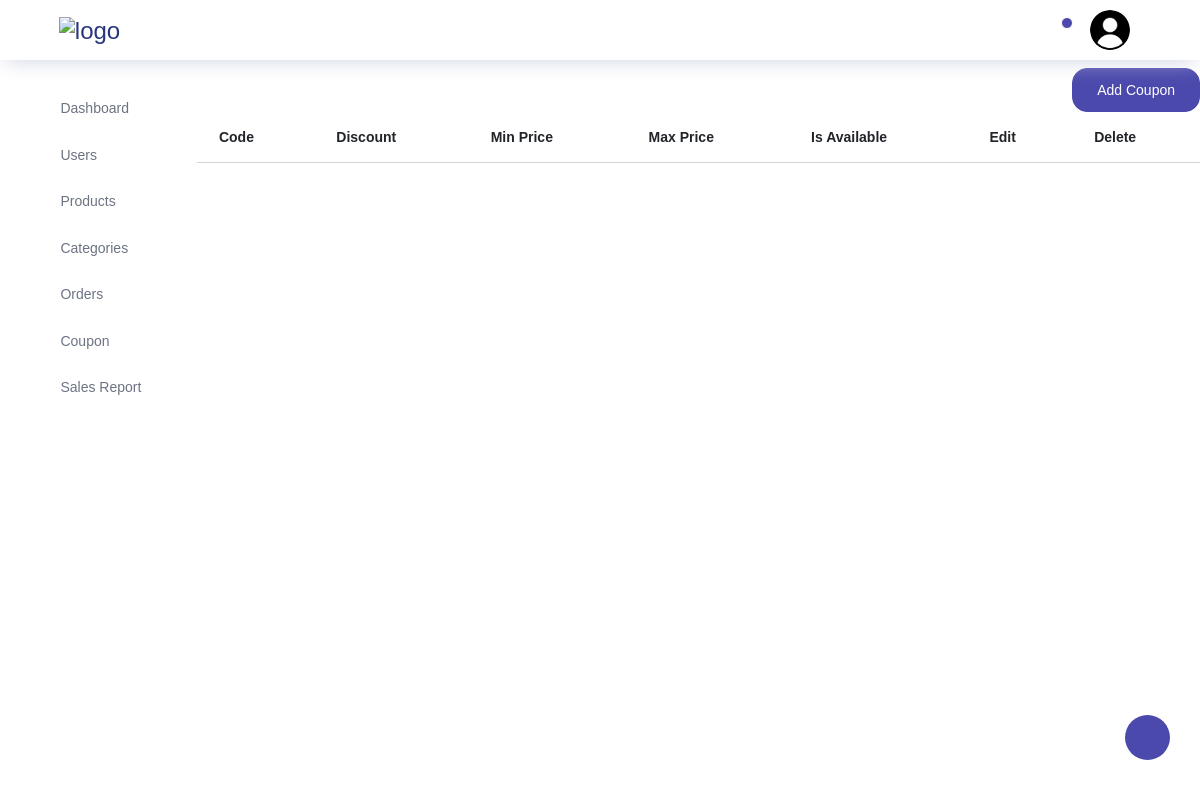
Before: /storeadmin/coupon/ with the older database file.
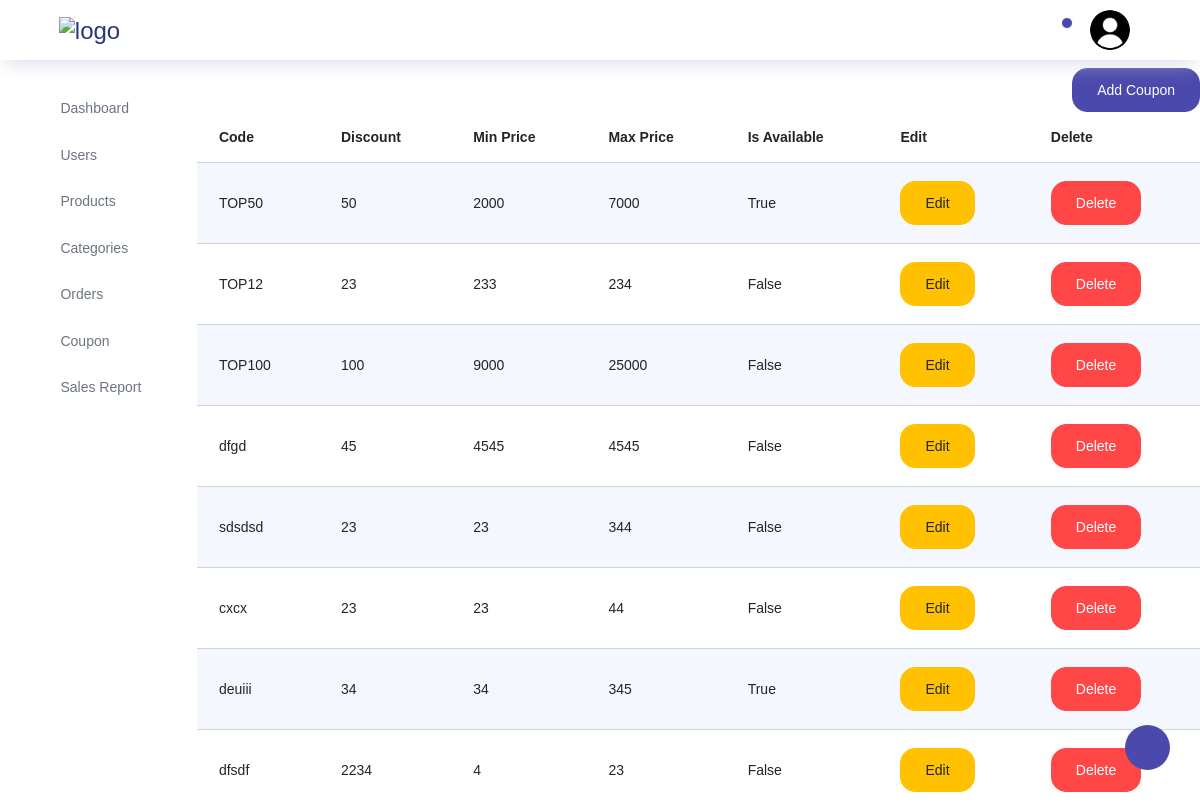
After: the same page with the newer database file.
### store/models.py (models this page shows)
class Coupon(models.Model):
    code=models.CharField(max_length=200,unique=True)
    discount_percentage=models.PositiveIntegerField()
    minprice=models.PositiveIntegerField()
    maxprice=models.PositiveIntegerField()
    isavailable=models.BooleanField(default=True)

### storeadmin/views.py (the view)
# urls.py: path("coupon/",views.coupon,name="coupon"),
def coupon(request):
    couponobjs=Coupon.objects.all()
    return render(request,"storeadmin/coupons/coupons.html",{"couponobjs":couponobjs})

### storeadmin/templates/storeadmin/coupons/coupons.html (shortened to what this page needs)
{% extends 'storeadmin/index.html' %}
{% block content %}
<div class="container">
    <div class="row justify-content-end">
      <a href="{% url 'addcoupon' %}">
        <button class="btn add-product-btn btn-primary mt-2">Add Coupon</button>
      </a>
    </div>
    <div class="row">
      <table class="table table-striped">
        <thead>
          <tr>
            <th>Code</th>
            <th>Discount</th>
            <th>Min Price</th>
            <th>Max Price</th>
            <th>Is Available</th>
            <th>Edit</th>
            <th>Delete</th>
          </tr>
        </thead>
        <tbody>
          {% for item in couponobjs %}
          <tr>
            <td>{{ item.code }}</td>
            <td>{{ item.discount_percentage }}</td>
            <td>{{ item.minprice }}</td>
            <td>{{ item.maxprice }}</td>
            <td>{{ item.isavailable }}</td>
            <td>
              <a href="">
                <button class="btn edit-btn btn-warning">Edit</button>
              </a>
            </td>
            <td>
              <button  type="button" class="btn delete-btn btn-danger" data-category-id="{{ item.id }}">Delete</button>
            </td>
          </tr>
          {% endfor %}
        </tbody>
      </table>
    </div>
  </div>
</div>
{% endblock content %}

Changed rows visible on the page:
added Coupon: code "TOP50", discount_percentage "50", minprice "2000", maxprice "7000", isavailable "True"
added Coupon: code "TOP12", discount_percentage "23", minprice "233", maxprice "234", isavailable "False"
added Coupon: code "TOP100", discount_percentage "100", minprice "9000", maxprice "25000", isavailable "False"
added Coupon: code "dfgd", discount_percentage "45", minprice "4545", maxprice "4545", isavailable "False"
added Coupon: code "sdsdsd", discount_percentage "23", minprice "23", maxprice "344", isavailable "False"
added Coupon: code "cxcx", discount_percentage "23", minprice "23", maxprice "44", isavailable "False"
added Coupon: code "deuiii", discount_percentage "34", minprice "34", maxprice "345", isavailable "True"
added Coupon: code "dfsdf", discount_percentage "2234", minprice "4", maxprice "23", isavailable "False"
